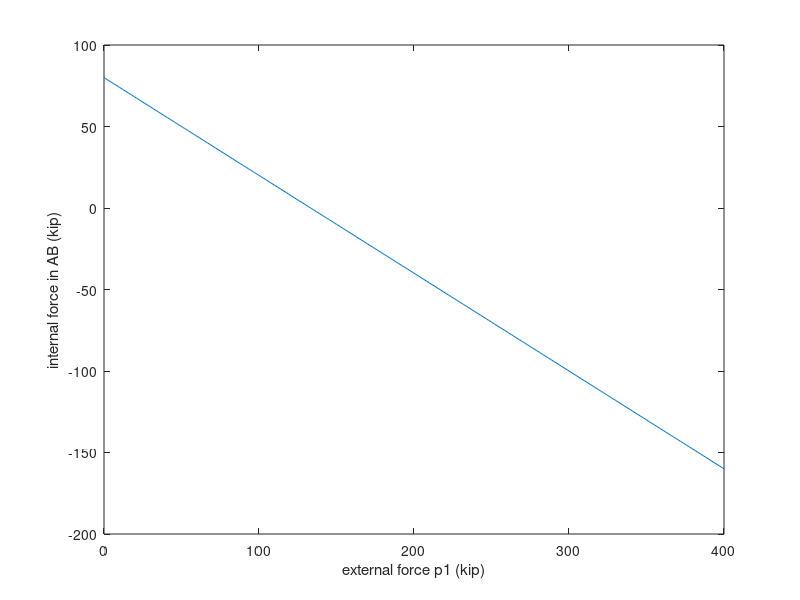

MATLAB code for this plot:
%setting values for the the external force p1
p1 = 0:1:400;
%calculating the corresponding values of the force AB
AB = 80 - (0.6*p1);

%plotting P1 vs AB
plot (p1,AB);
xlabel("external force p1 (kip)");
ylabel("internal force in AB (kip)");
